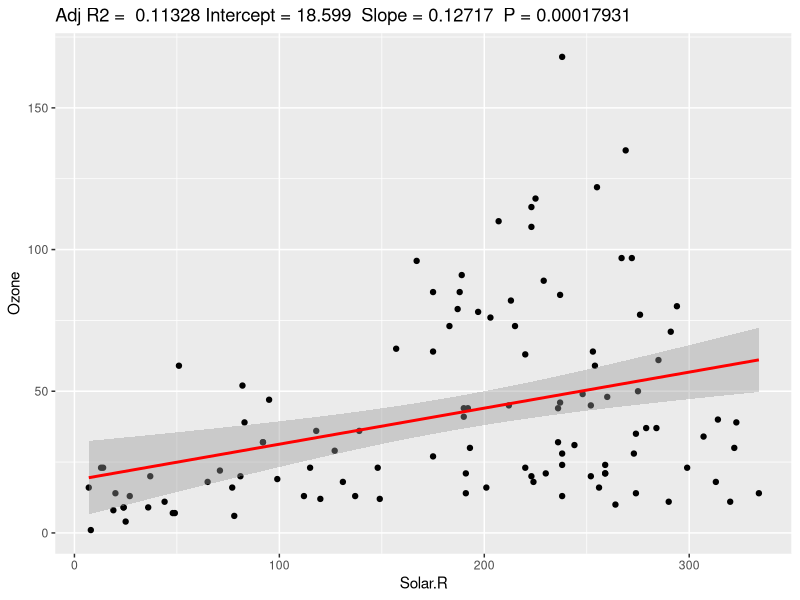

Here is the R script that generated this plot:
## ---- chunk 1
library(datasets)
data(airquality)
fit <- lm(Ozone~Solar.R, data= airquality)
summary(fit)
## ---- chunk 2
ggreg <- function (fit) {
        
        require(ggplot2)
        
        ggplot(fit$model, aes_string(x = names(fit$model)[2], y = names(fit$model)[1])) + 
                geom_point() +
                stat_smooth(method = "lm", col = "red") +
                labs(title = paste("Adj R2 = ",signif(summary(fit)$adj.r.squared, 5),
                                   "Intercept =",signif(fit$coef[[1]],5 ),
                                   " Slope =",signif(fit$coef[[2]], 5),
                                   " P =",signif(summary(fit)$coef[2,4], 5)))
}

ggreg(fit)
